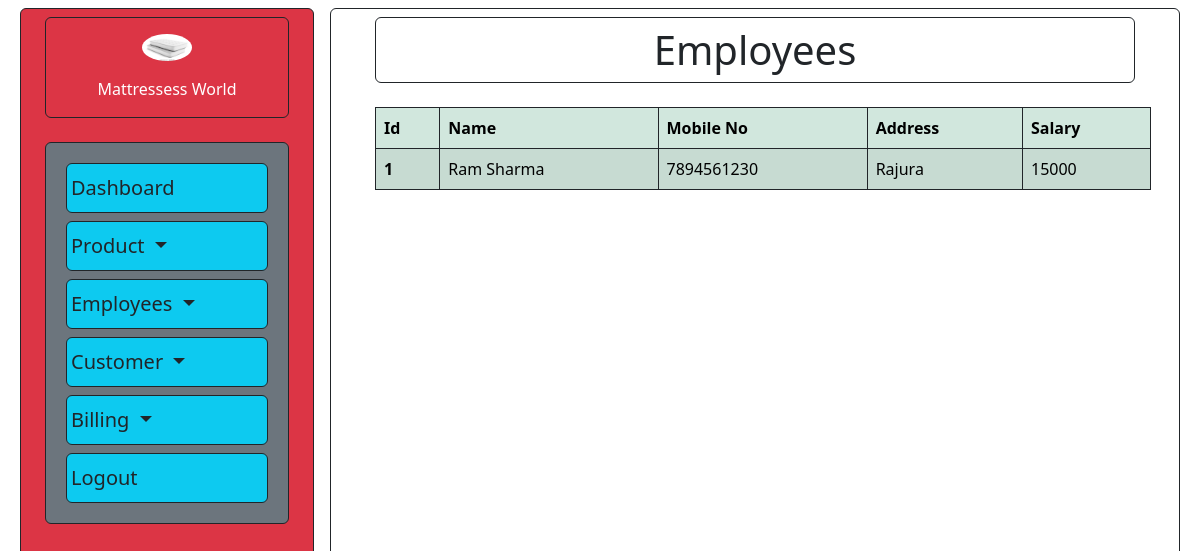
The page /employee/ (signed in) on the database its author committed.
### app/models.py (models this page shows, shortened)
class Employee(models.Model):
    employee_id = models.AutoField(primary_key=True)
    employee_name = models.CharField(max_length=100)
    employee_mobile_no = models.CharField(max_length=20)
    employee_address = models.TextField()
    employee_salary = models.IntegerField()

### app/views.py (the view)
# urls.py: path('employee/',views.employee,name='employee'),
@login_required(login_url='login')
def employee(request):
    employee = Employee.objects.all()
    return render(request,'employees.html',context={'employee':employee})

### templates/employees.html (shortened to what this page needs)
{% extends 'base.html' %}
{% load static %}
{% block body %}
<div class="container">
    <h1 class="font-weight-bold text-center m-2 p-2 border border-dark rounded">Employees</h1>
    <table class="table table-success table-striped table-bordered border-dark m-2 mt-4">
        <thead>
          <tr>
            <th scope="col">Id</th>
            <th scope="col">Name</th>
            <th scope="col">Mobile No</th>
            <th scope="col">Address</th>
            <th scope="col">Salary</th>
          </tr>
        </thead>
        <tbody>
          {% for e in employee %}
          <tr>
            <th scope="row">{{e.employee_id}}</th>
            <td>{{e.employee_name}}</td>
            <td>{{e.employee_mobile_no}}</td>
            <td>{{e.employee_address}}</td>
            <td>{{e.employee_salary}}</td>
          </tr>
          {% endfor %}
        </tbody>
      </table>
</div>
{% endblock body %}

### rows shown on the page
Employee: employee_id "1", employee_name "Ram Sharma", employee_mobile_no "7894561230", employee_address "Rajura", employee_salary "15000"
